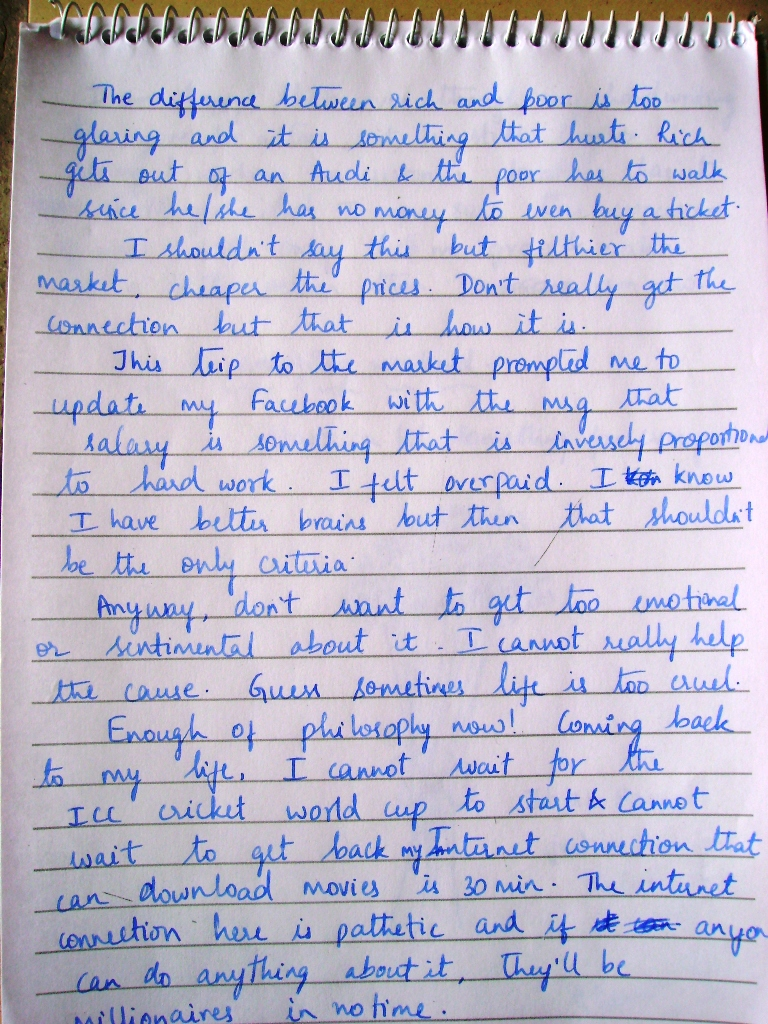
#> input picture 00_img/img_04.JPG, 768 x 1024 px, found by its file name
$ python 09_Local_thresholding.py
#> lines starting #> are read from the running program, lines starting #| are printed output that depends on the picture
import cv2
import numpy as np
import matplotlib.pyplot as plt
import matplotlib.cm as cm

def local_thresholding(img,img_new, C):
    x,y= img.shape[:2]
    count = 0
    for i in range(1,x-1):
        for j in range(1,y-1):
            neighbour_sum = int(img[i-1,j-1])+int(img[i-1,j])+int(img[i-1,j+1])+int(img[i,j-1])+int(img[i,j+1])+int(img[i+1,j-1])+int(img[i+1,j])+int(img[i+1,j+1])
            neighbour_mean = int(neighbour_sum / 8)
            t = neighbour_mean - C
            if t<0 :
                t = 0
            if img[i,j]<= t :
                img_new[i,j] = 0
            else :
                img_new[i,j] = 255


img = cv2.imread("00_img/img_04.jpg")
#> img is the input picture: shape (1024, 768, 3); mean B, G, R 202.3, 184, 187.7

img = cv2.cvtColor(img,cv2.COLOR_BGR2RGB)

gray = cv2.cvtColor(img,cv2.COLOR_RGB2GRAY)
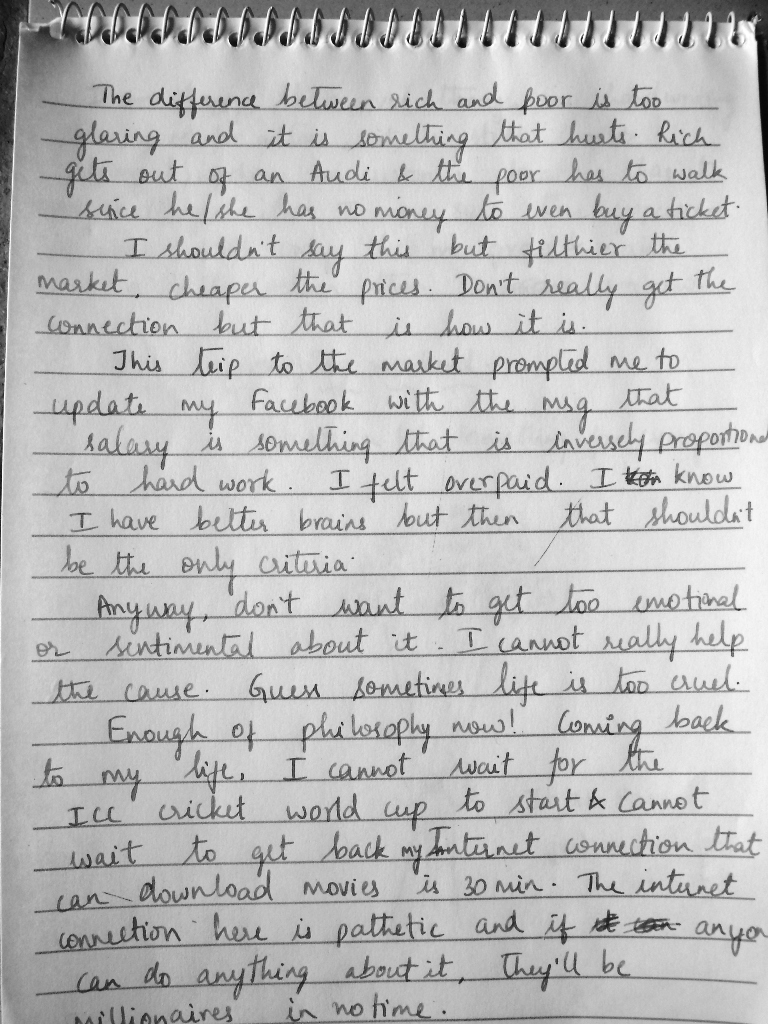
#> gray: shape (1024, 768); min 6, max 255, mean 187.2
x,y= img.shape[:2]
#> x = 1024; y = 768
img = cv2.resize(gray,(y,x))
orignal_img = img.copy()
local_thresholding(orignal_img,img,5)
#> after the loop in local_thresholding, `for i in range(1,x-1):`:
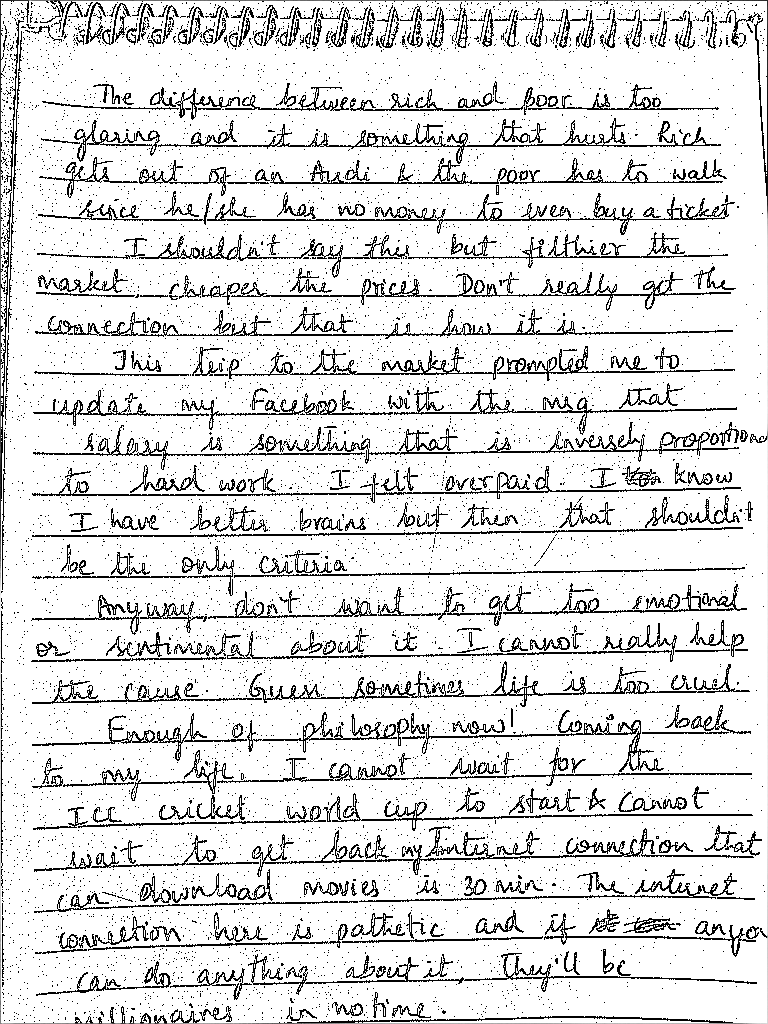
#> img_new: shape (1024, 768); min 0, max 255, mean 222.1

plot1 = plt.figure("Original")
plt.imshow(orignal_img,cmap=cm.gray)
plot2 = plt.figure("Segmented image : ")
plt.imshow(img,cmap=cm.gray)
plt.show()

$ run again, with 00_img/img_01.jpg copied over 00_img/img_04.JPG
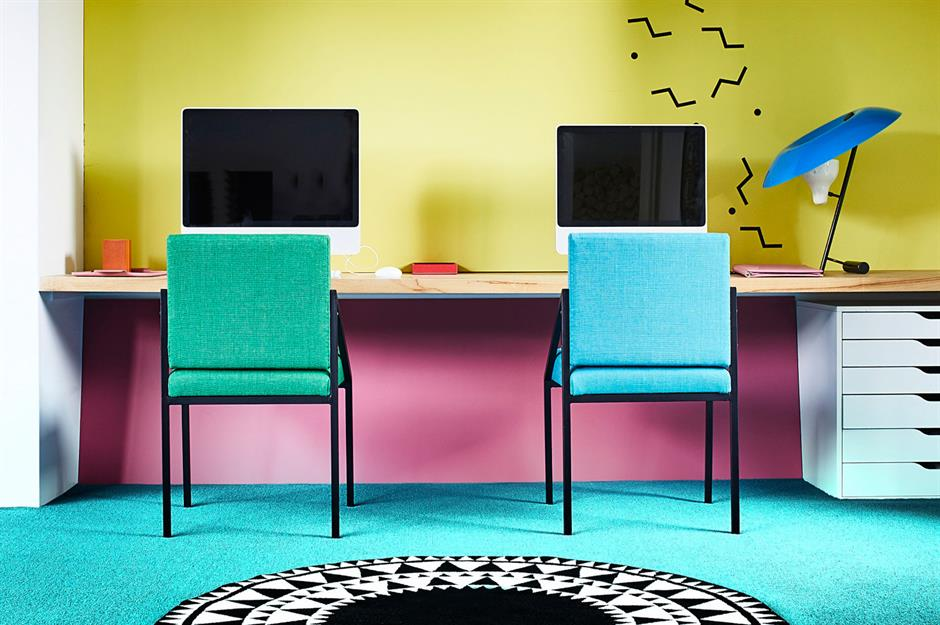
#> input picture 00_img/img_01.jpg, 940 x 625 px, found by its file name
#> img is the input picture: shape (625, 940, 3); mean B, G, R 137.5, 161.9, 139.1
#> `gray = cv2.cvtColor(img,cv2.COLOR_RGB2GRAY)`:
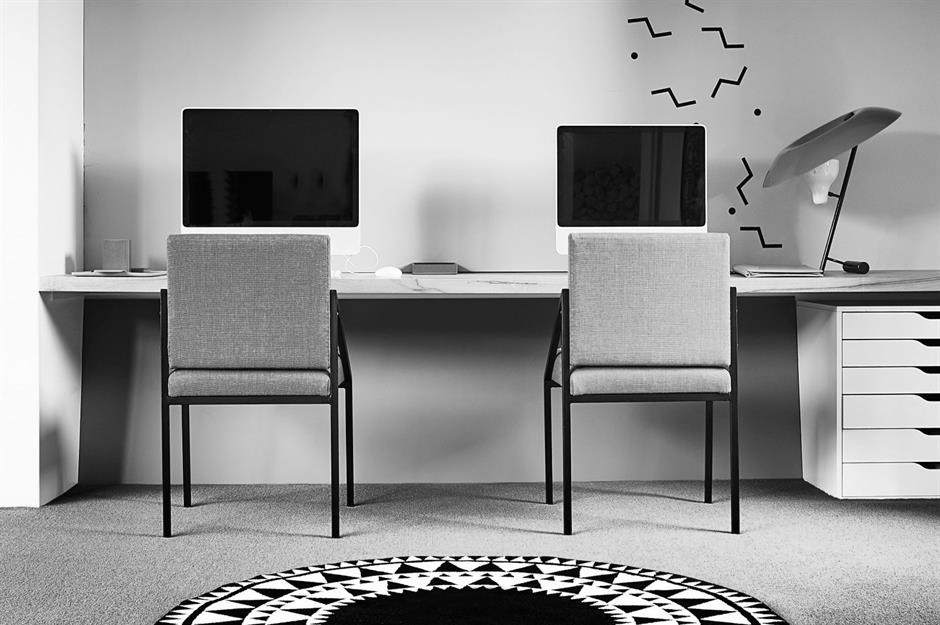
#> gray: shape (625, 940); min 0, max 255, mean 152.3
#> after the loop in local_thresholding, `for i in range(1,x-1):`:
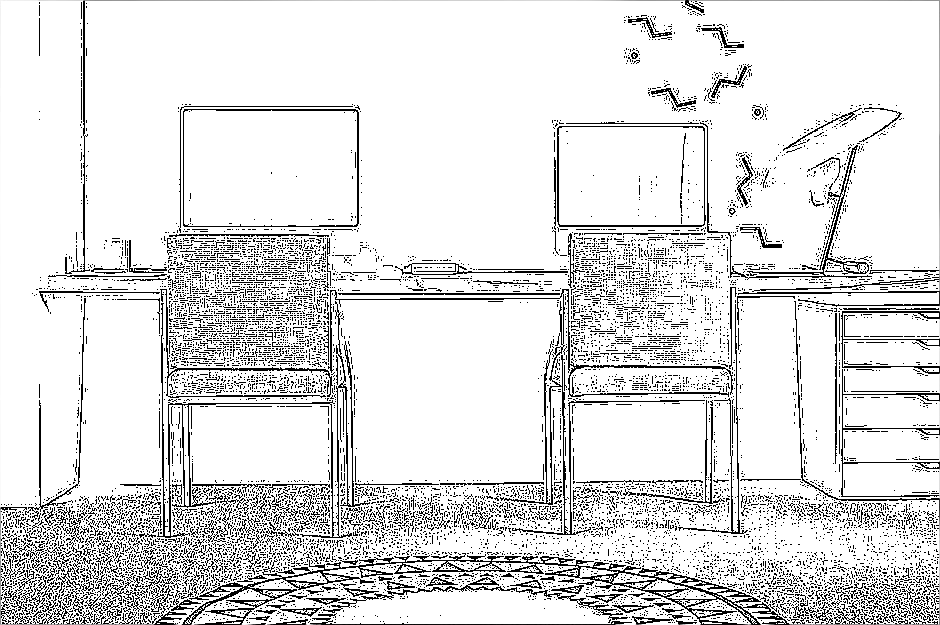
#> img_new: shape (625, 940); min 0, max 255, mean 223.7
